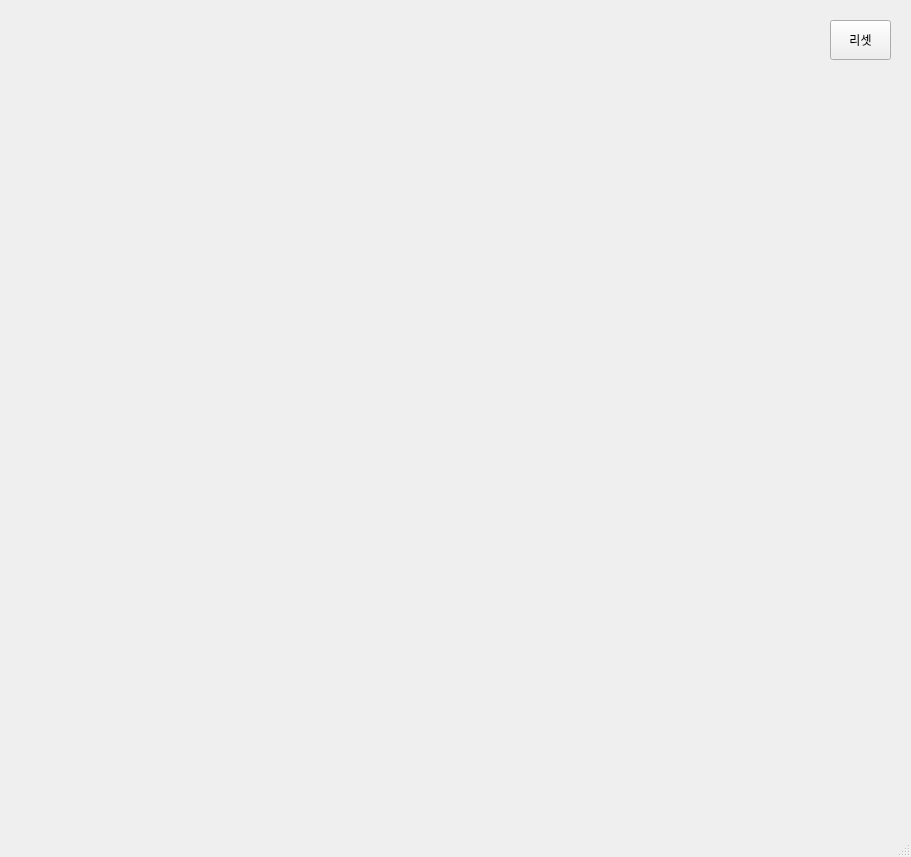
<?xml version="1.0" encoding="UTF-8"?>
<ui version="4.0">
 <class>MainWindow</class>
 <widget class="QMainWindow" name="MainWindow">
  <property name="geometry">
   <rect>
    <x>0</x>
    <y>0</y>
    <width>911</width>
    <height>857</height>
   </rect>
  </property>
  <property name="windowTitle">
   <string>MainWindow</string>
  </property>
  <widget class="QWidget" name="centralwidget">
   <widget class="QPushButton" name="pbReset">
    <property name="geometry">
     <rect>
      <x>830</x>
      <y>20</y>
      <width>61</width>
      <height>40</height>
     </rect>
    </property>
    <property name="toolTip">
     <string>2,3</string>
    </property>
    <property name="text">
     <string>리셋</string>
    </property>
    <property name="iconSize">
     <size>
      <width>40</width>
      <height>40</height>
     </size>
    </property>
   </widget>
  </widget>
  <widget class="QMenuBar" name="menubar">
   <property name="geometry">
    <rect>
     <x>0</x>
     <y>0</y>
     <width>911</width>
     <height>21</height>
    </rect>
   </property>
  </widget>
  <widget class="QStatusBar" name="statusbar"/>
 </widget>
 <resources/>
 <connections/>
</ui>
